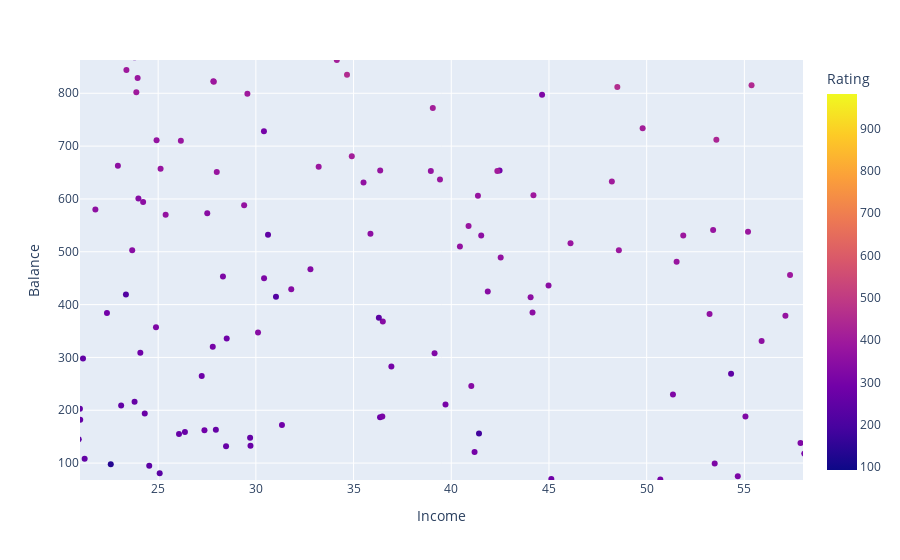

The notebook cell this image was saved under:
### Markdown cell above
In genere la terza dimensione è **categorica**, cioè con un numero limitato di valori. Se è numerica, cioè con un numero potenzialmente infinito di valori, il plot utilizza una **scala continua**.

### Code cell
px.scatter(df, x='Income', y='Balance', range_x=[21, 58], range_y=[68,863], color='Rating')

### Figure 1 — Plotly figure (JSON) as saved in the notebook; plotly's stock layout.template omitted (floating-point values rounded to 4 significant figures; data arrays with more than 128 entries replaced by an {"elided": "..."} marker saying what was removed)
{"data": [{"hovertemplate": "Income=%{x}<br>Balance=%{y}<br>Rating=%{marker.color}<extra></extra>", "legendgroup": "", "marker": {"color": {"elided": "400 int values"}, "coloraxis": "coloraxis", "symbol": "circle"}, "mode": "markers", "name": "", "orientation": "v", "showlegend": false, "type": "scatter", "x": {"elided": "400 float values"}, "xaxis": "x", "y": {"elided": "400 int values"}, "yaxis": "y"}], "layout": {"autosize": true, "coloraxis": {"colorbar": {"title": {"text": "Rating"}}, "colorscale": [[0, "#0d0887"], [0.1111, "#46039f"], [0.2222, "#7201a8"], [0.3333, "#9c179e"], [0.4444, "#bd3786"], [0.5556, "#d8576b"], [0.6667, "#ed7953"], [0.7778, "#fb9f3a"], [0.8889, "#fdca26"], [1, "#f0f921"]]}, "legend": {"tracegroupgap": 0}, "margin": {"t": 60}, "xaxis": {"anchor": "y", "domain": [0, 1], "range": [21, 58], "title": {"text": "Income"}, "type": "linear"}, "yaxis": {"anchor": "x", "domain": [0, 1], "range": [68, 863], "title": {"text": "Balance"}, "type": "linear"}}}
